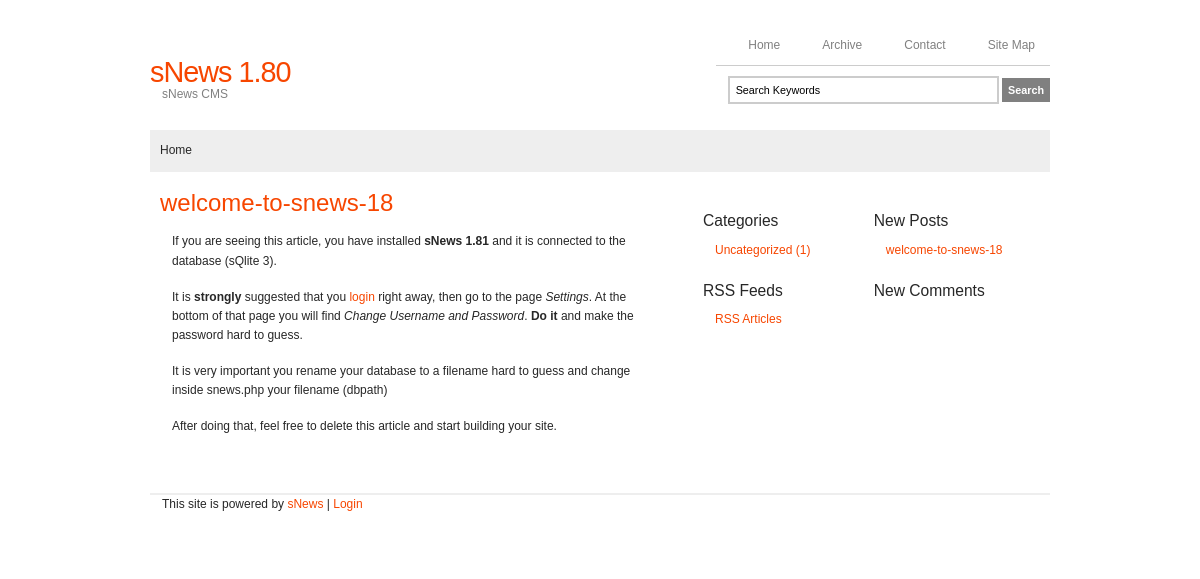
The page / on the database its author committed.
### tables this page shows
CREATE TABLE [articles] ( [id] INTEGER PRIMARY KEY AUTOINCREMENT NOT NULL , [title] VARCHAR ( 100 ) DEFAULT NULL , [seftitle] VARCHAR ( 100 ) DEFAULT NULL , [text] text , [date] datetime DEFAULT NULL , [category] INTEGER NOT NULL DEFAULT 0 , [position] INTEGER DEFAULT NULL , [extraid] VARCHAR ( 8 ) DEFAULT NULL , [page_extra] VARCHAR ( 8 ) DEFAULT NULL , [displaytitle] char ( 3 ) NOT NULL DEFAULT 'YES' , [displayinfo] char ( 3 ) NOT NULL DEFAULT 'YES' , [commentable] VARCHAR ( 5 ) NOT NULL DEFAULT '' , [published] TINYINT NOT NULL DEFAULT 1 , [description_meta] VARCHAR ( 255 ) DEFAULT NULL , [keywords_meta] VARCHAR ( 255 ) DEFAULT NULL , [show_on_home] VARCHAR ( 3 ) DEFAULT 'YES' , [show_in_subcats] VARCHAR ( 3 ) DEFAULT 'NO' , [artorder] INTEGER NOT NULL DEFAULT '0' , [visible] VARCHAR ( 6 ) DEFAULT 'YES' , [default_page] VARCHAR ( 6 ) DEFAULT 'NO' );

CREATE TABLE [categories] ( [id] INTEGER PRIMARY KEY AUTOINCREMENT NOT NULL , [name] VARCHAR ( 100 ) NOT NULL , [seftitle] VARCHAR ( 100 ) NOT NULL , [description] VARCHAR ( 255 ) NOT NULL , [published] VARCHAR ( 4 ) NOT NULL DEFAULT 'YES' , [catorder] INTEGER NOT NULL DEFAULT 0 , [subcat] TINYINT NOT NULL DEFAULT 0 );

### snews.php (the view, shortened to what the rows shown need)
<?php
function db_cfg($field) { static $dbcfg;
	if (!$dbcfg) {
		$dbcfg = array(
			'driver' => 'pdo',
			'dbtype' => 'sqlite',
			'server' => 'localhost',
			'database' => 'snews18',
			'username' => 'root',
			'password' => '',
			'dbpath' => 'test.db3',
			'prefix' => ''
		);
	} return $dbcfg[$field];
}
function db() { static $conn;
	if (!$conn) { $conn = false;
		$driver = db_cfg('driver');
		$server = db_cfg('server');
		$dbtype = db_cfg('dbtype');
		$database = db_cfg('database');
		$username = db_cfg('username');
		$password = db_cfg('password');
		$dbpath = db_cfg('dbpath');
		switch($dbtype) {
	  		case "sqlite" : $dbconn = "sqlite:$dbpath"; break;
		}
		if ($driver == 'pdo' || $driver == 'PDO') {
			try {$conn = new PDO($dbconn, $username, $password, array(PDO::MYSQL_ATTR_INIT_COMMAND => "SET NAMES utf8"));}
			catch (PDOException $msg) {die ('Connection error, because: '.$msg->getMessage());}
		} else if ($driver == 'mysqli' || $driver == 'MYSQLI') {
			$conn = new mysqli($server, $username, $password, $database);
			if (mysqli_connect_errno()) {printf("Connect failed: %s\n", mysqli_connect_error()); exit();}
		} else {die('<h1>Driver Error.</h1><p>Check your db_cfg (<b>DB_DRIVER</b>)</p>');}
	} return $conn;
}
function dbfetch($result, $prepared = false) {
	$driver = db_cfg('driver');
	if ($driver == 'pdo') {return $result -> fetch(PDO::FETCH_ASSOC);}
}
function site() {
	$host = 'http://'.$_SERVER['HTTP_HOST'];
	$directory = dirname($_SERVER['SCRIPT_NAME']);
	$website = $directory == '/' ? $host.'/' : $host.$directory.'/';
	return $website;
} $_TYPE = 0;
function s($var) { static $site_settings;
	if (!$site_settings) {
		$query = 'SELECT name,value FROM '._PRE.'settings';
		if ($result = db()->query($query)) {
			while ($r = dbfetch($result)) {
				$site_settings[$r['name']] = $r['value'];
			}
		}
	} $value = $site_settings[$var];
	return $value;
}
	s('language') != 'EN' && file_exists('lang/'.s('language').'.php') == true ? include('lang/'.s('language').'.php') : include('lang/EN.php');
function l($var) {static $lang;
	if (!$lang) {
		$lang = load_lang();
		$lang['cat_listSEF'] = 'archive,contact,sitemap,login';
		$lang['divider'] = '&middot;';
		$lang['paginator'] = 'p_';
		$lang['comment_pages'] = 'c_';
		$lang['ignored_items'] = '.,..,cgi-bin,.htaccess,Thumbs.db,snews.php,admin.php,index.php,lib.php,style.css,admin.js,'.s('language').'.php';
	} return $lang[$var];
}
function check_category($category) {
	$main_menu = explode(',', l('cat_listSEF'));
	if (in_array($category, $main_menu)) {return true;}
	else {return false;}
}
function cat_rel($var, $column) {
	$categoryid = $var; $parent = '';
	$sub = "SELECT $column FROM "._PRE.'categories'." WHERE id = $categoryid";
	$join = "SELECT parent.$column FROM "._PRE.'categories'." as child
		INNER JOIN "._PRE.'categories'." as parent
			ON parent.id = child.subcat
		WHERE child.id = $categoryid";
	if ($result = db() -> query($join)) {
		while ($r = dbfetch($result)) {$parent = $r[$column].'/';}
	}
	if ($res = db() -> query($sub)) {
		while ($c = dbfetch($res)) {$child = $c[$column];}
	} return $parent.$child;
}
function stats($table, $position, $other = '', $count = true) {
	$field = $count != false ? 'count(DISTINCT id)' : 'MAX(catorder)';
	$pos = !empty($position) ? " WHERE position = $position" : "";
	$alternative = empty($position) && !empty($other)? " WHERE ".$other : "";
	$query = 'SELECT '.$field.' as num FROM '._PRE.$table.$pos.$alternative;
	if ($result = db() -> query($query)) {
		while ($r = dbfetch($result)) {$numrows = $r['num'];}
	} else {$numrows = 0;}
	return $numrows;
}
if ($_GET) {
	if (isset($_GET['category']) && !empty($_GET['category'])) {
		$url = explode('/', clean($_GET['category']));
		$categorySEF = $url[0];
		if (check_category($categorySEF)) {$_catID = 0;}
		if (strpos($categorySEF, 'rss-') !== false) {if (function_exists('rss_contents')) {die(rss_contents($categorySEF));} die('No feed addon'); exit;}
		$subcatSEF = isset($url[1]) ? $url[1] : '';
		if (isset($url[1]) && substr($url[1], 0, 1) == l('comment_pages') && is_numeric(substr($url[1], 1, 1))) {$commentsPage = $url[1];}
		else {$commentsPage = isset($url[3]) ? $url[3] : '';}
		$articleSEF = isset($url[2]) ? $url[2] : '';
		if (_ADMIN) {
			$pub_a = ''; $pub_c = ''; $pub_x = '';
		} else {
			$pub_a = ' AND a.published = 1';
			$pub_c = ' AND c.published =\'YES\'';
			$pub_x = ' AND x.published =\'YES\'';
		}
		if ($articleSEF && substr( $articleSEF, 0, 2) != l('paginator') && substr( $articleSEF, 0, 2) != l('comment_pages')) {
			$MainQuery = 'SELECT
				a.id AS id, title, position, description_meta, keywords_meta,
				c.id AS catID, c.name AS name, c.description, x.name AS xname
				FROM '._PRE.'articles'.' AS a,
					'._PRE.'categories'.' AS c
				LEFT JOIN '._PRE.'categories'.' AS x
					ON c.subcat=x.id
				WHERE a.category=c.id
					'.$pub_a.$pub_c.$pub_x.'
					AND x.seftitle="'.$categorySEF.'"
					AND c.seftitle="'.$subcatSEF.'"
					AND a.seftitle="'.$articleSEF.'"
			'; $_TYPE = 1;
		}
		else if ($subcatSEF  && substr( $subcatSEF, 0, 2) != l('paginator') && substr( $subcatSEF, 0, 2) != l('comment_pages')) {
			$Try_Article = 'SELECT
					a.id AS id, title, position, description_meta, keywords_meta,
					c.id as catID, name, description, subcat
				FROM '._PRE.'articles'.' AS a
				LEFT JOIN '._PRE.'categories'.' AS c
					ON category =  c.id
				WHERE c.seftitle = "'.$categorySEF.'"
					AND a.seftitle ="'.$subcatSEF.'"
					'.$pub_a.$pub_c.'
					AND subcat = 0';
			$num = stats('articles', '', 'seftitle ="'.$subcatSEF.'"');
			if ($num != 0) {
				if ($result = db() -> query($Try_Article)) {$R = dbfetch($result);}
				$_TYPE = 2;
			} else {
				$MainQuery = 'SELECT
					c.id AS catID, c.name AS name, c.description, c.subcat,
					x.name AS xname
				FROM '._PRE.'categories'.' AS x
				LEFT JOIN '._PRE.'categories'.' AS c
					ON  c.subcat = x.id
				WHERE x.seftitle = "'.$categorySEF.'"
					AND c.seftitle = "'.$subcatSEF.'"
					'.$pub_c.$pub_x ;
				$_TYPE = 3;
			} unset($num);
		} else {
			if (substr($categorySEF, 0, 2) == l('paginator')) {$MainQuery = ''; $_TYPE = 4;}
			else {
				$Try_Page = 'SELECT id, title, category, description_meta, keywords_meta, position
					FROM '._PRE.'articles'.' AS a
					WHERE seftitle = "'.$categorySEF.'" '.$pub_a.' AND position = 3';
				if ($result = db() -> query($Try_Page)) {$R = dbfetch($result); $_TYPE = 5;}
				if (!$R) {
					$MainQuery ='SELECT id AS catID, name, description
						FROM '._PRE.'categories'.' AS c
						WHERE seftitle = "'.$categorySEF.'" AND subcat = 0 '.$pub_c;
					$_TYPE = 6;
				}
			}
		}
		if (!empty($MainQuery)) {
			if ($main = db() -> query($MainQuery)) {$R = dbfetch($main);}
			else if (!in_array($_GET['action'], explode(',', l('cat_listSEF')))) {
				$categorySEF = '404';
				header('HTTP/1.1 404 Not Found');
				unset($subcatSEF, $articleSEF);
				set_error();
			} update_articles();
		}
	} if (_ADMIN && isset($_GET['action'])) {
		$url = explode('/', clean($_GET['action']));
		$categorySEF = $url[0];
	}
} else {
	if (s('display_page') !== 0) {$_ID = s('display_page'); $_TYPE = 7;}
	else {$_TYPE = 8;}
} unset($Try_Article, $MainQuery, $result, $pub_a, $pub_b, $pub_c, $pub_x);
function categories() {
	global $categorySEF;
	$qwr = !_ADMIN ? ' AND a.visible=\'YES\'' : '';
	if (s('num_categories') == 'on') {
		$count = ', COUNT(DISTINCT a.id) as total';
		$join = 'LEFT OUTER JOIN '._PRE.'articles'.' AS a
			ON (a.category = c.id AND a.position = 1  AND a.published = 1'.$qwr.')';
	} else {
		$count = '';
		$join = '';
	}
	$query = 'SELECT c.seftitle, c.name, description, c.id AS parent'.$count.'
		FROM '._PRE.'categories'.' AS c '.$join.'
		WHERE c.subcat = 0 AND c.published = \'YES\'
		GROUP BY c.id
		ORDER BY c.catorder, c.id';
	if ($result = db() -> query($query)) {
		while ($r = dbfetch($result)) {
			$category_title = $r['seftitle'];
			$r['name'] = (s('language')!='EN' && $r['name'] == 'Uncategorized' && $r['parent']==1) ? l('uncategorised') : $r['name'];
			$class = $category_title == $categorySEF ? ' class="current"' : '';
			if (isset($r['total'])) {$num=' ('.$r['total'].')';}
			echo '<li><a'.$class.' href="'._SITE.$category_title.'/" title="'.$r['name'].' - '.$r['description'].'">'.$r['name'].$num.'</a>';
			echo '</li>';
		}
	} else {
		echo '<li>'.l('no_categories').'</li>';
	}
}
function menu_articles($start = 0, $size = 5, $cat_specific = 0) {
	global $categorySEF, $_catID,$subcatSEF;
	$no_articles = '<li>'.l('no_articles').'</li>';
	switch ($cat_specific){
		case 1 : $subcat = !empty($_catID) && empty($subcatSEF) ? 'AND c.subcat = '.$_catID : ''; break;
	}
	$query = 'SELECT
			title,a.seftitle AS asef,date,
			c.name AS name,c.seftitle AS csef,
			x.name AS xname,x.seftitle AS xsef
		FROM '._PRE.'articles'.' AS a
		LEFT OUTER JOIN '._PRE.'categories'.' as c
			ON category = c.id
		LEFT OUTER JOIN '._PRE.'categories'.' as x
			ON c.subcat =  x.id AND x.published =\'YES\'
		WHERE position = 1
			AND a.published = 1
			AND c.published =\'YES\'
			AND a.visible = \'YES\'
			'.$subcat.'
		ORDER BY date DESC
			LIMIT '."$start, $size";
		if ($result = db() -> query($query)) {
			$n = 0;
			while ($r = dbfetch($result)) {
				$name = s('show_cat_names') == 'on' ? ' ('.$r['name'].')' : '';
				$date = date(s('date_format'), strtotime($r['date']));
				$link = isset($r['xsef']) ? $r['xsef'].'/'.$r['csef'] : $r['csef'];
				echo  '<li><a href="'._SITE.$link.'/'.$r['asef'].'/"
					title="'.$r['name'].' / '.$r['title'].' ('.$date.')">'.$r['title'].$name.'</a>
				</li>'; $n++;
			} if ($n == 0) {echo $no_articles;}
		} else {echo $no_articles;}
}
function articles() {
	global $categorySEF, $subcatSEF, $_NAME, $articleSEF, $_ID, $_POS, $_catID, $_XNAME, $_TYPE;
	$frontpage = s('display_page'); $num = 0;
	$display = intval(s('display_page'));
	$admin = '<a href="'._SITE.'administration/" title="'.l('administration').'">'.l('administration').'</a>';
	$title_not_found  = '<h2>'.l('none_yet').'</h2>';
	$title_not_found .= _ADMIN ? '<p>'.l('create_new').' '.$admin.'</p>' : '';
	$visible = _ADMIN ? '' : ' AND a.visible=\'YES\' ';
	if ($_TYPE >= 1 && $_TYPE < 10) {
		if ($_TYPE == 1 || $_TYPE == 2 || $_TYPE == 9) {$num = stats('articles', '', 'id='.$_ID);} else
		if (($_TYPE == 3 || $_TYPE == 6) && $_catID != 0) {$num = stats('articles', '', 'category='.$_catID);} else
		if ($_TYPE == 5) {$num = stats('articles', '', 'id='.$_ID);} else
		if ($_TYPE == 7  || $_TYPE == 4) {
			$num = $display != 0 && $_TYPE == 7 ?
				stats('articles', '', 'id='.$_ID) :
				stats('articles', '', 'show_on_home = "YES" AND position = 1');
		}
		if ($num != 0) {
			$position = $_TYPE == 5 || ($_TYPE == 7 && $display != 0) ? 3 : 1;
			$with_category = $_TYPE != 4 && $_TYPE != 7 ? ' AND category = '.$_catID : ' AND show_on_home = "YES"';
			$articleID = $_ID != 0 ? ' AND a.id = '.$_ID.' ' : '';
			$articleCount = s('article_limit');
			$article_limit = (empty($articleCount) || $articleCount < 1) ? 100 : $articleCount;
			if (!isset($currentPage) || !is_numeric($currentPage) || $currentPage < 1) {$currentPage = 1;}
			$query_articles = 'SELECT
					a.id AS aid,title,a.seftitle AS asef,text,a.date, a.category,
					a.displaytitle,a.displayinfo,a.commentable,a.visible
				FROM '._PRE.'articles'.' AS a
				WHERE a.position = '.$position.'
					AND a.published = 1 '.$with_category.$articleID.$visible.'
				ORDER BY a.artorder ASC, a.date DESC
				LIMIT '.($currentPage - 1) * $article_limit.','.$article_limit;
			if ($result = db() -> query($query_articles)) {
				$link = '<a href="'._SITE;
				while ($r = dbfetch($result)) {
					$uri = $r['category'] != 0 ? cat_rel($r['category'], 'seftitle') : '';
					$title = $r['title'];
					if ($r['displaytitle'] == 'YES') {
						if (!$_ID) {echo '<h2 class="big">'.$link.$uri.'/'.$r['asef'].'/">'.$title.'</a></h2>';}
						else {echo '<h2>'.$title.'</h2>';}
					}
				}
			}
		} else {
			if (_ADMIN) {echo $title_not_found;}
			echo '<ul class="vertical">';
				menu_articles(0, 10, 1);
			echo '</ul>';
		}
	}
}
function searchform() { ?>
<?php }
function file_include($text, $shorten) {
	$fulltext = substr($text, 0, $shorten);
	$inc = strpos($fulltext, '[/include]');
	if ($inc > 0) {
		$text = str_replace('[include]', '|&|', $fulltext);
		$text = str_replace('[/include]', '|&|', $text);
		$text = explode('|&|', $text);
		$num = count($text);
		$extension = explode(',', s('file_extensions'));
		for ($i = 0; $i<$num; $i++) {
			if ($i == $num) {
				break;
			}
			if (!in_array(substr(strrchr($text[$i], '.'), 1), $extension)) {
				echo substr($text[$i], 0);
			} else {
				if (preg_match('/^[a-z0-9_\-.\/]+$/i', $text[$i])) {
					$filename=$text[$i];
					file_exists($filename) ? include($filename) : print l('error_file_exists');
				} else {
					echo l('error_file_name');
				}
			}
		}
	} else {
		echo $fulltext;
	}
}
function center() {
	if ($_POST) {
		if (_ADMIN) {include('admin.php');}
		switch(true) {
			case isset($_POST['search_query'])	: search(); return; break;
			case isset($_POST['comment']) 		: comment('comment_posted'); return; break;
			case isset($_POST['contactform'])	: contact(); return; break;
			case isset($_POST['Loginform'])		: administration(); return; break;
			case isset($_POST['action']) 		: if (_ADMIN && $_POST['action'] == 'process') {processing();} return; break;
			default : set_error();
			break;
		}
	} else {articles();}
}
?>

### rows shown on the page
articles: title "welcome-to-snews-18"
categories: name "Uncategorized", num "(1)"

### other values the page prints
l('home') "Home"
l('archive') "Archive"
l('contact') "Contact"
l('sitemap') "Site Map"
s('website_title') "sNews 1.80"
s('website_description') "sNews CMS"
l( 'rss_'.$l[0] ) "RSS Articles"
$must_login "Login"
